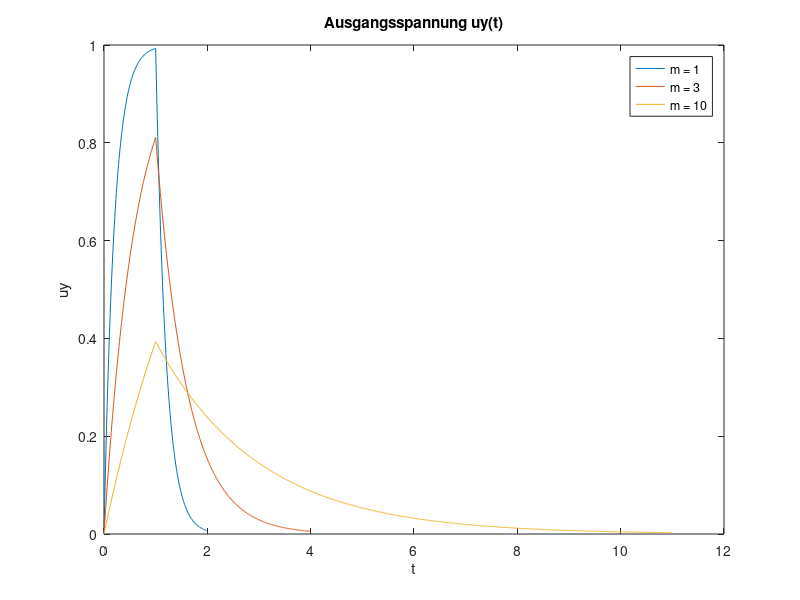
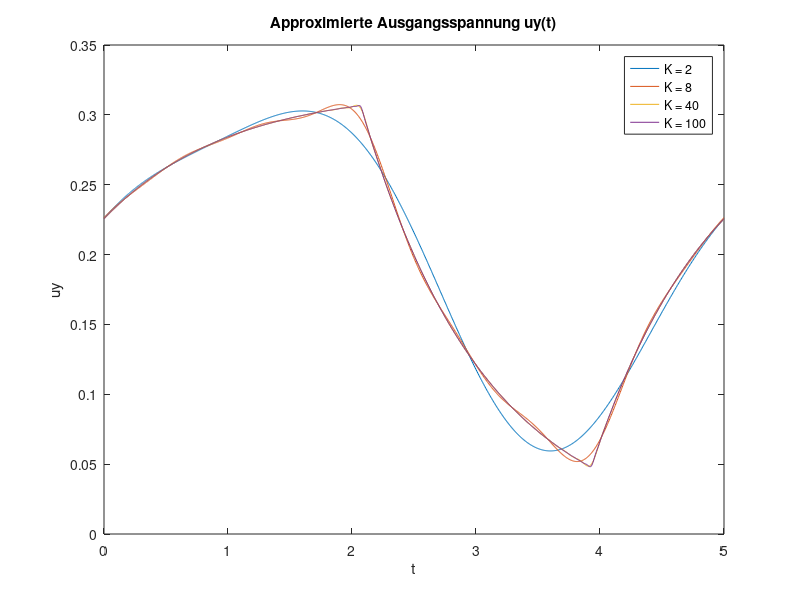

Write the MATLAB code that produced these figures, in order.
% Malte M?ller 05.04.2019

%% Parameters

U = 1;
T = 5;
T1 = 1;

%% Aufgabe 1 (c)FERK

% Einstellen der Parameter
tau = T1;
dt = T1/100;
% Berechnung
t1 = 0:dt:T1;
uy1 = U * (1-exp(-t1/tau));

t2 = T1:dt:(T1+5*tau);
uy2 = U * (1-exp(-T1/tau)) * exp(-(t2-T1)/tau);

uy = [uy1, uy2];
t = [t1, t2];

plot(t, uy);
% Beschriftung des Plots
title('Ausgangsspannung uy(t)');
xlabel('t');
ylabel('uy');

%% Aufgabe 2 (c)FERK

dt = T1/100;
% Berechnung
for m = 1:10
    tau = m*T1/5;
    
    t1 = 0:dt:T1;
    uy1 = U * (1-exp(-t1/tau));
    
    t2 = T1:dt:((T1+5*tau));
    uy2 = U * (1-exp(-T1/tau)) * exp(-(t2-T1)/tau);
    
    uy = [uy1 uy2];
    t = [t1 t2];
    
    if (m == 1 || m == 3 || m == 10)
        plot(t, uy);
        hold on;
    end
    
    %legend(strcat('m = ', num2str(m)));
    %pause;
end

% Beschriftung des Plots
title('Ausgangsspannung uy(t)');
legend('m = 1', 'm = 3', 'm = 10');
xlabel('t');
ylabel('uy');

%% Aufgabe 3 (c)FERK

% Einstellen der Parameter
tau = T1;
t1 = linspace(0, T1, 1000);
t2 = linspace(T1, T, 1000);
F = 1/T;
t = [t1 t2];
figure;
% Approximation
for K = 1:100
    uyt = 0;
    for k = -K:K
        Hkf = 1 / (1 + 1i*2*pi*k*F*tau);
        Xk = exp(-1i*2*pi*k*F*(T1/2)) * (T1/T) * sinc(pi*k*F*T1);
        Yk = Hkf * Xk;
        uyt = uyt + Yk * exp(1i*2*pi*k*F*t);
    end
    if (K == 2 || K == 8 || K == 40 || K == 100)
        plot(t, real(uyt));
        hold on;
    end
    %legend(strcat('K =', num2str(K)));
    %pause;
end
% Beschriftung des Plots

title('Approximierte Ausgangsspannung uy(t)');
xlabel('t');
ylabel('uy');
legend('K = 2', 'K = 8', 'K = 40', 'K = 100');

hold off;